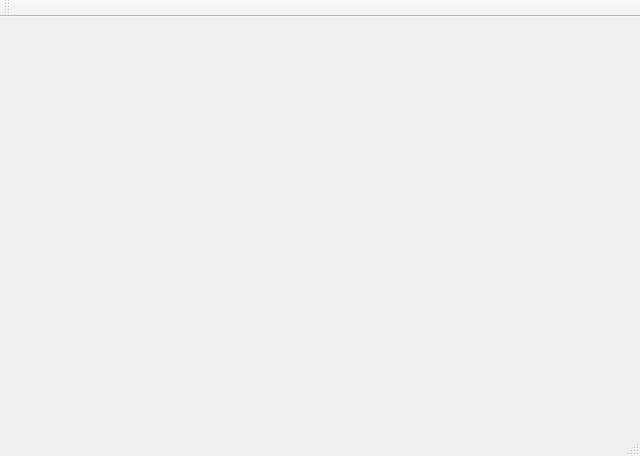
<?xml version="1.0" encoding="UTF-8"?>
<ui version="4.0">
 <class>MainWindow</class>
 <widget class="QMainWindow" name="MainWindow">
  <property name="geometry">
   <rect>
    <x>0</x>
    <y>0</y>
    <width>640</width>
    <height>456</height>
   </rect>
  </property>
  <property name="windowTitle">
   <string>MainWindow</string>
  </property>
  <widget class="QWidget" name="centralWidget"/>
  <widget class="QMenuBar" name="menuBar">
   <property name="geometry">
    <rect>
     <x>0</x>
     <y>0</y>
     <width>640</width>
     <height>26</height>
    </rect>
   </property>
  </widget>
  <widget class="QToolBar" name="mainToolBar">
   <attribute name="toolBarArea">
    <enum>TopToolBarArea</enum>
   </attribute>
   <attribute name="toolBarBreak">
    <bool>true</bool>
   </attribute>
  </widget>
  <widget class="QStatusBar" name="statusBar"/>
 </widget>
 <layoutdefault spacing="6" margin="11"/>
 <resources/>
 <connections/>
</ui>
